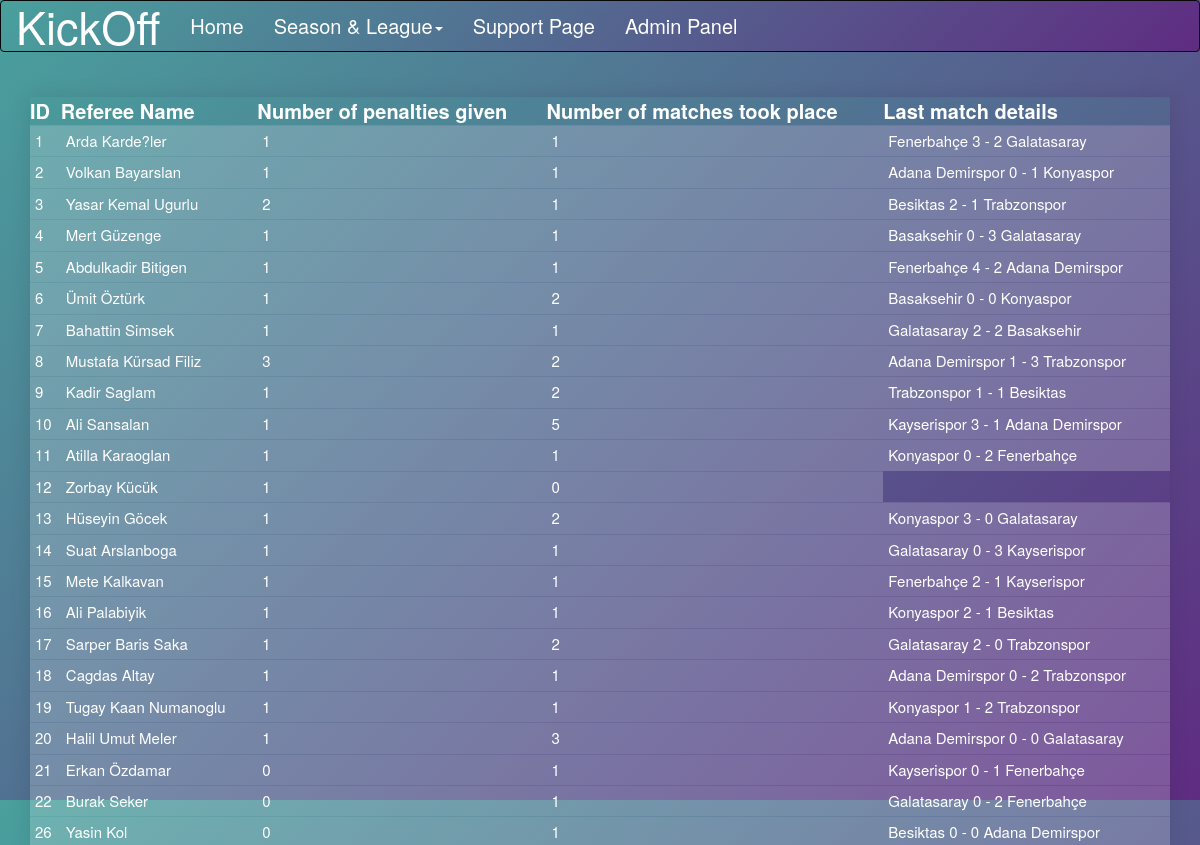
/project/refereePage.php, run on the app's committed database.
### tables this page shows
CREATE TABLE `referee` (
  `rid` int(11) NOT NULL,
  `rname` varchar(60) DEFAULT NULL
);

CREATE TABLE `teams` (
  `tid` int(11) NOT NULL,
  `tname` varchar(60) DEFAULT NULL,
  `rank` int(11) DEFAULT NULL,
  `point` int(11) DEFAULT NULL
);

CREATE TABLE `matches` (
  `mid` int(11) NOT NULL,
  `lid` int(11) NOT NULL,
  `rid` int(11) NOT NULL,
  `hometeamid` int(11) DEFAULT NULL,
  `awayteamid` int(11) DEFAULT NULL,
  `mdate` datetime DEFAULT NULL,
  `away_score` int(11) DEFAULT NULL,
  `home_score` int(11) DEFAULT NULL
);

### project/refereePage.php (the view, shortened to what this page needs)
<?php
include "config.php";
?>
<!DOCTYPE html>
<html lang="en">
<head>
    <link rel="stylesheet" href="style.css">
</head>
<body>
    <?php include "Navbar.php" ?>
    <div class="container">
        <table align="center">
            <tr>
                <th> ID </th>
                <th> Referee Name </th>
                <th> Number of penalties given </th>
                <th> Number of matches took place </th>
                <th> Last match details </th>
            </tr>
        <?php
        $sql_statement = "SELECT * FROM referee";
        $result = mysqli_query($db, $sql_statement);
        while ($row = mysqli_fetch_assoc($result)) {
            $referee_id = $row['rid'];
            $referee_name = $row['rname'];
            $sql_statement_given = "SELECT * FROM penalties P WHERE P.rid = $referee_id";
            $result_given = mysqli_query($db, $sql_statement_given);
            $count = 0;
            while($row_given = mysqli_fetch_assoc($result_given)){
                $count++;
            }
            $sql_statement_matches = "SELECT M.rid, M.mid, M.home_score, M.away_score, T1.tname as homeTeamName, T2.tname as awayTeamName FROM matches M, teams T1, teams T2 WHERE M.rid = $referee_id and M.hometeamid = T1.tid and M.awayteamid = T2.tid";
            $count_match = 0;
            $last_match_home = "";
            $result_match = mysqli_query($db, $sql_statement_matches);
            while($row_match = mysqli_fetch_assoc($result_match)){
                $last_match_home = $row_match['homeTeamName'];
                $last_match_away = $row_match['awayTeamName'];
                $last_match_home_score = $row_match['home_score'];
                $last_match_away_score = $row_match['away_score'];
                $count_match++;
            }
            echo "<tr>" . "<td>" . $referee_id . "</td>" . "<td>" . $referee_name . "</td>" . "<td>" . $count . "</td>" . "<td>" . $count_match . "</td>";
            if ($last_match_home != ""){
                echo "<td>" . $last_match_home . " " . $last_match_home_score ." - ". $last_match_away_score ." ". $last_match_away . "</tr>";
            }
            else{
                echo "</tr>";
            }
        }
        ?>
    </div>
</body>
</html>

### project/style.css (style rules this page uses)
html, body { height: 100%; }
body { margin: 0; background: linear-gradient(135deg, #49a09d, #5f2c82); font-family: sans-serif; font-weight: 100; }
.container { position: absolute; top: 50%; left: 50%; transform: translate(-50%, -50%); }
table { margin-top: 10rem; width: 100%; border-collapse:hidden; box-shadow: 0 0 20px rgba(0, 0, 0, 0.1); }
th, td { padding: 15px; background-color: rgba(255, 255, 255, 0.2); color: #fff; }
th { text-align: left; font-size: 20px; background-color: rgba(73,160,157,0.2); }
tbody td { position: relative; font-size: 15px; padding: 5px; font-weight: 300;; }

### data on the page
referee: rid "1", rname "Arda Karde?ler", count "1", count_match "1", teams.tname "Fenerbahçe", matches.home_score "3", matches.away_score "2", teams.tname "Galatasaray"
referee: rid "2", rname "Volkan Bayarslan", count "1", count_match "1", teams.tname "Adana Demirspor", matches.home_score "0", matches.away_score "1", teams.tname "Konyaspor"
referee: rid "3", rname "Yasar Kemal Ugurlu", count "2", count_match "1", teams.tname "Besiktas", matches.home_score "2", matches.away_score "1", teams.tname "Trabzonspor"
referee: rid "4", rname "Mert Güzenge", count "1", count_match "1", teams.tname "Basaksehir", matches.home_score "0", matches.away_score "3", teams.tname "Galatasaray"
referee: rid "5", rname "Abdulkadir Bitigen", count "1", count_match "1", teams.tname "Fenerbahçe", matches.home_score "4", matches.away_score "2", teams.tname "Adana Demirspor"
referee: rid "6", rname "Ümit Öztürk", count "1", count_match "2", teams.tname "Basaksehir", matches.home_score "0", matches.away_score "0", teams.tname "Konyaspor"
referee: rid "7", rname "Bahattin Simsek", count "1", count_match "1", teams.tname "Galatasaray", matches.home_score "2", matches.away_score "2", teams.tname "Basaksehir"
referee: rid "8", rname "Mustafa Kürsad Filiz", count "3", count_match "2", teams.tname "Adana Demirspor", matches.home_score "1", matches.away_score "3", teams.tname "Trabzonspor"
referee: rid "9", rname "Kadir Saglam", count "1", count_match "2", teams.tname "Trabzonspor", matches.home_score "1", matches.away_score "1", teams.tname "Besiktas"
referee: rid "10", rname "Ali Sansalan", count "1", count_match "5", teams.tname "Kayserispor", matches.home_score "3", matches.away_score "1", teams.tname "Adana Demirspor"
referee: rid "11", rname "Atilla Karaoglan", count "1", count_match "1", teams.tname "Konyaspor", matches.home_score "0", matches.away_score "2", teams.tname "Fenerbahçe"
referee: rid "12", rname "Zorbay Kücük", count "1", count_match "0"
referee: rid "13", rname "Hüseyin Göcek", count "1", count_match "2", teams.tname "Konyaspor", matches.home_score "3", matches.away_score "0", teams.tname "Galatasaray"
referee: rid "14", rname "Suat Arslanboga", count "1", count_match "1", teams.tname "Galatasaray", matches.home_score "0", matches.away_score "3", teams.tname "Kayserispor"
referee: rid "15", rname "Mete Kalkavan", count "1", count_match "1", teams.tname "Fenerbahçe", matches.home_score "2", matches.away_score "1", teams.tname "Kayserispor"
referee: rid "16", rname "Ali Palabiyik", count "1", count_match "1", teams.tname "Konyaspor", matches.home_score "2", matches.away_score "1", teams.tname "Besiktas"
referee: rid "17", rname "Sarper Baris Saka", count "1", count_match "2", teams.tname "Galatasaray", matches.home_score "2", matches.away_score "0", teams.tname "Trabzonspor"
referee: rid "18", rname "Cagdas Altay", count "1", count_match "1", teams.tname "Adana Demirspor", matches.home_score "0", matches.away_score "2", teams.tname "Trabzonspor"
referee: rid "19", rname "Tugay Kaan Numanoglu", count "1", count_match "1", teams.tname "Konyaspor", matches.home_score "1", matches.away_score "2", teams.tname "Trabzonspor"
referee: rid "20", rname "Halil Umut Meler", count "1", count_match "3", teams.tname "Adana Demirspor", matches.home_score "0", matches.away_score "0", teams.tname "Galatasaray"
referee: rid "21", rname "Erkan Özdamar", count "0", count_match "1", teams.tname "Kayserispor", matches.home_score "0", matches.away_score "1", teams.tname "Fenerbahçe"
referee: rid "22", rname "Burak Seker", count "0", count_match "1", teams.tname "Galatasaray", matches.home_score "0", matches.away_score "2", teams.tname "Fenerbahçe"
referee: rid "26", rname "Yasin Kol", count "0", count_match "1", teams.tname "Besiktas", matches.home_score "0", matches.away_score "0", teams.tname "Adana Demirspor"
